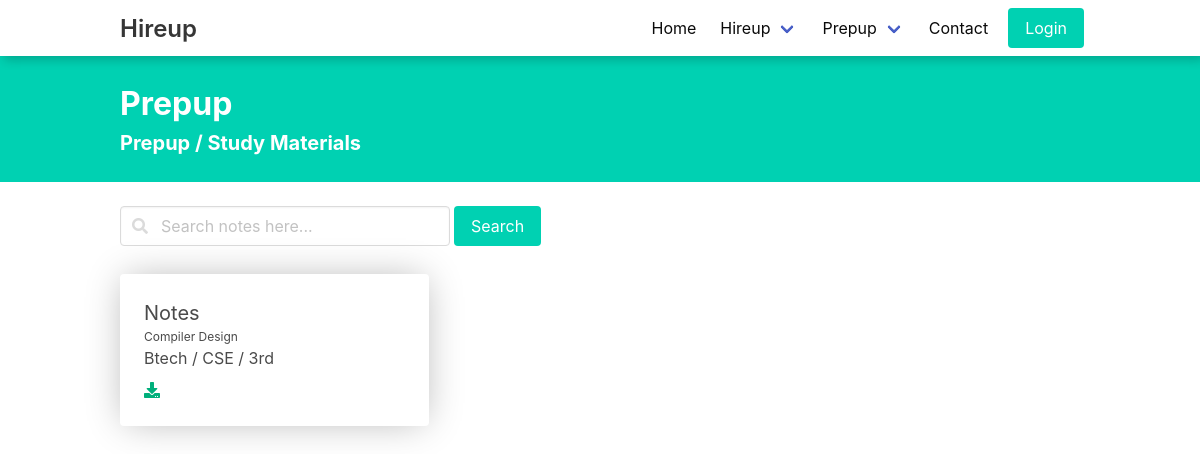
Before: /prepup/ with the older database file.
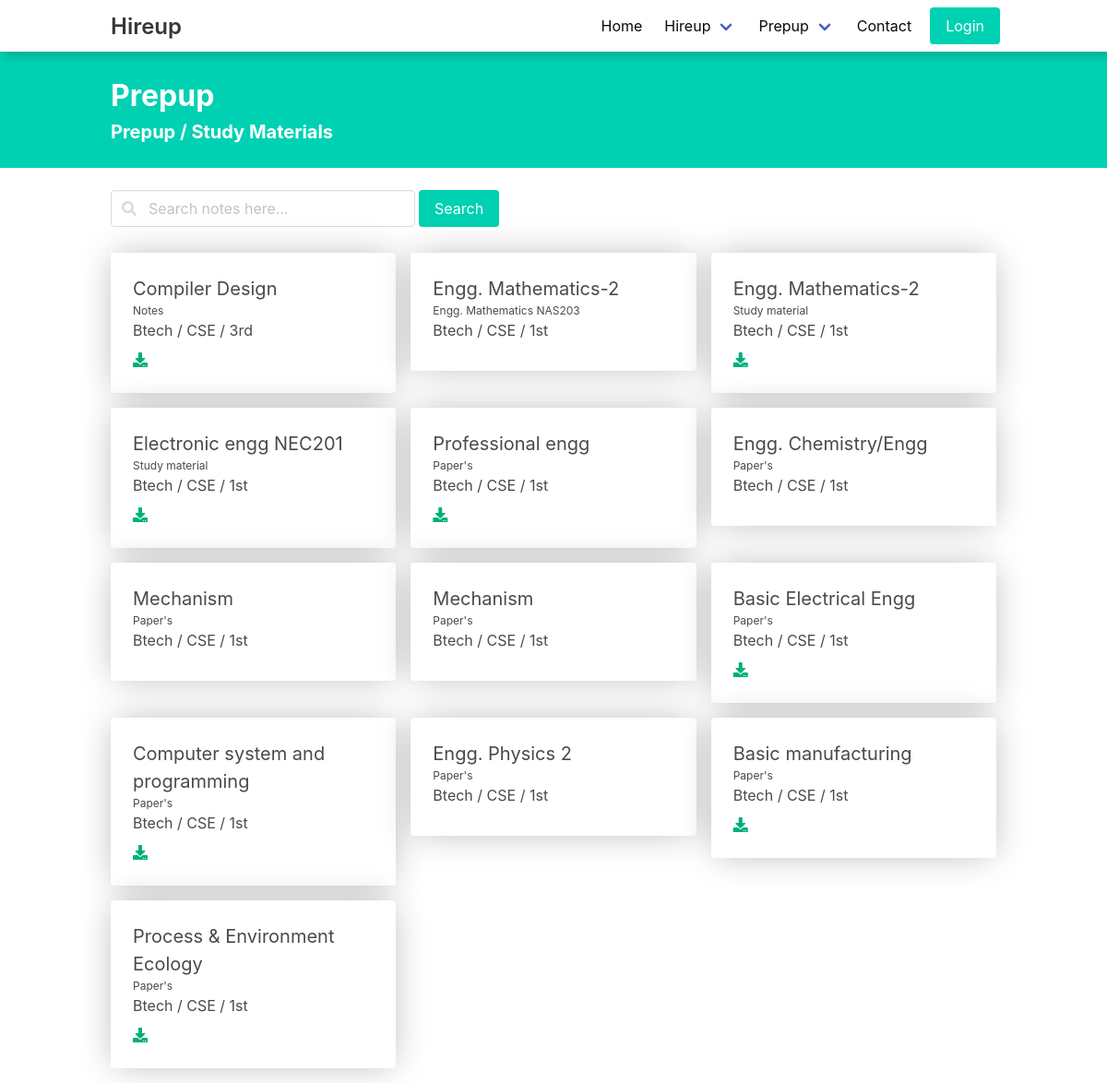
After: the same page with the newer database file.
### NotesApp/models.py (models this page shows)
class StudyMaterials(models.Model):
    Years = (
        ("1st", "1st"),
        ("2nd", "2nd"),
        ("3rd", "3rd"),
        ("4th", "4th"),
    )
    Banches = (
        ("CSE", "CSE"),
        ("IT", "IT"),
        ("ME", "ME"),
        ("AG", "AG"),
        ("CE", "CE"),
        ("BT", "BT"),
    )
    subject = models.CharField(max_length=200)
    Name = models.CharField(max_length=200)
    years = models.CharField(max_length=100, choices=Years)
    Branch = models.CharField(max_length=200, choices=Banches, default=None)
    file = models.FileField(
        upload_to="StudyMaterials/Fileuploads/", null=True, blank=True)
    url = models.URLField(null=True, blank=True)
    createdBy = models.ForeignKey(User, on_delete=models.CASCADE)
    IsApproved = models.BooleanField(default=False)
    def __str__(self):
        return self.Name

### NotesApp/views.py (the view)
# urls.py: path('', prepIndex, name='prepIndex'),
def prepIndex(request):
    studymaterials = StudyMaterials.objects.filter(IsApproved=True)
    print(studymaterials)
    logger.info('Study Page Loaded')
    return render(request, 'prepup/index.html', {'data': studymaterials})

### templates/prepup/index.html (shortened to what this page needs)
{% extends "layout.html" %} {% load static %} {% block css %}
<link rel="stylesheet" href="{% static 'css/prepup/index.css' %}" />
{% endblock %} {% block body %}
<div class="has-background-primary set">
  <div class="container py-5">
    <h1 class="is-size-3 has-text-white m-0"><b>Prepup</b></h1>
    <h2 class="is-size-5 has-text-white"><b>Prepup / Study Materials</b></h2>
  </div>
</div>
<form action="{% url 'SearchPreup' %}" >
<div class="container field is-grouped mt-5 set">
  <div class="field mr-1">
    <p class="control has-icons-left has-icons-right">
      <input class="input" type="text" placeholder="Search notes here..." name="q" />
      <span class="icon is-small is-left">
      </span>
    </p>
  </div>
  <button class="button is-primary" type="submit">Search</button>
</div>
</form>
<section class="section container set">
  <div class="card__container">
    {% for i in data %}
    <div class="card">
      <div class="card-content">
        <div class="content">
          <p class="is-size-5 m-0">{{i.subject}}</p>
          <p class="m-0 is-size-7 has-text-lightgrey">{{i.Name}}</p>
          <p class="m-0 is-size-6 mb-2">Btech / {{i.Branch}} / {{i.years}}</p>
          {% if i.url %}
          <a href="{{i.url}}"><i class="fa fa-download"></i></a> &nbsp;
          {% elif i.file %}
          <a href="{{i.file}}"><i class="fa fa-download"></i></a>
          {% endif %}
        </div>
      </div>
    </div>
    {% endfor %}
  </div>
</section>
{% endblock %} {% block script %} {% endblock %}

### templates/layout.html (shortened to what this page needs)
<!DOCTYPE html>
<html lang="en">
<head>
  {% load static %}
  <link rel="stylesheet" href="https://cdn.jsdelivr.net/npm/bulma@0.9.3/css/bulma.min.css" />
  <link rel="stylesheet" href="https://cdnjs.cloudflare.com/ajax/libs/font-awesome/4.7.0/css/font-awesome.min.css" />
  <link rel="stylesheet" href="https://use.fontawesome.com/releases/v5.8.1/css/all.css" />
  <link rel="stylesheet" href="{% static 'css/nav.css' %}" />
  {% block css %} {% endblock %}
</head>
<body class="">
  <nav class="navbar ">
    <div class="container">
      <div class="navbar-brand">
        <a class="navbar-item" href="/">
          <p class="title is-4">Hireup</p>
        </a>
      </div>
      <div id="navMenubd-example" class="navbar-menu">
        <div class="navbar-end">
          <a class="navbar-item is-active " href="/"> Home </a>
          {% if not request.user.is_authenticated %}
          <div class="navbar-item has-dropdown is-hoverable">
            <a class="navbar-link is-active" href="">
              Hireup
            </a>
          </div>
          {% else %}
          <a class="navbar-item is-active " href="{% url 'jobs' %}"> Jobs </a>
          {% endif %}
          <div class="navbar-item has-dropdown is-hoverable">
            <a class="navbar-link is-active"> Prepup </a>
          </div>
          <a class="navbar-item is-active" href="/"> Contact </a>
          {% if request.user.is_authenticated %}
          <div class="navbar-item has-dropdown is-hoverable">
            <a class="navbar-link is-active"> My Account </a>
            <div class="navbar-dropdown">
              <a class="navbar-item" href="{% url 'userprofile' %}">Profile </a>
              <a class="navbar-item" href="{% url 'logout' %}"> Logout </a>
              <a class="navbar-item" href="{% url 'mychats' %}">Mychats</a>
            </div>
          </div>
          {% else %}
          <a class="button is-primary m-2" type="button" href="{% url 'signin' %}">
            Login
          </a>
          {% endif %}
        </div>
      </div>
  </nav>
  {% block body %}
  {% endblock %}
</body>
</html>

### static/css/nav.css (style rules this page uses)
nav { box-shadow: 4px 4px 10px rgba(0, 0, 0, 0.2); width: 100%; }

### static/css/prepup/index.css (style rules this page uses)
.card__container { display: grid; grid-template-columns: repeat(auto-fill, minmax(250px, 1fr)); grid-gap: 1em; }
.card { height: max-content; box-shadow: 0px 0px 36px -5px rgba(0, 0, 0, 0.3); }
.card a { color: rgb(0, 175, 123); }
.section { padding: 1rem 0rem; }

Changed rows visible on the page:
changed StudyMaterials "Compiler Design": subject "Notes" → "Compiler Design"; Name "Compiler Design" → "Notes"
added StudyMaterials: subject "Engg. Mathematics-2", Name "Engg. Mathematics NAS203", Branch "CSE", years "1st"
added StudyMaterials: subject "Engg. Mathematics-2", Name "Study material", Branch "CSE", years "1st"
added StudyMaterials: subject "Electronic engg NEC201", Name "Study material", Branch "CSE", years "1st"
added StudyMaterials: subject "Professional engg", Name "Paper's", Branch "CSE", years "1st"
added StudyMaterials: subject "Engg. Chemistry/Engg", Name "Paper's", Branch "CSE", years "1st"
added StudyMaterials: subject "Mechanism", Name "Paper's", Branch "CSE", years "1st"
added StudyMaterials: subject "Mechanism", Name "Paper's", Branch "CSE", years "1st"
added StudyMaterials: subject "Basic Electrical Engg", Name "Paper's", Branch "CSE", years "1st"
added StudyMaterials: subject "Computer system and programming", Name "Paper's", Branch "CSE", years "1st"
added StudyMaterials: subject "Engg. Physics 2", Name "Paper's", Branch "CSE", years "1st"
added StudyMaterials: subject "Basic manufacturing", Name "Paper's", Branch "CSE", years "1st"
added StudyMaterials: subject "Process & Environment Ecology", Name "Paper's", Branch "CSE", years "1st"
